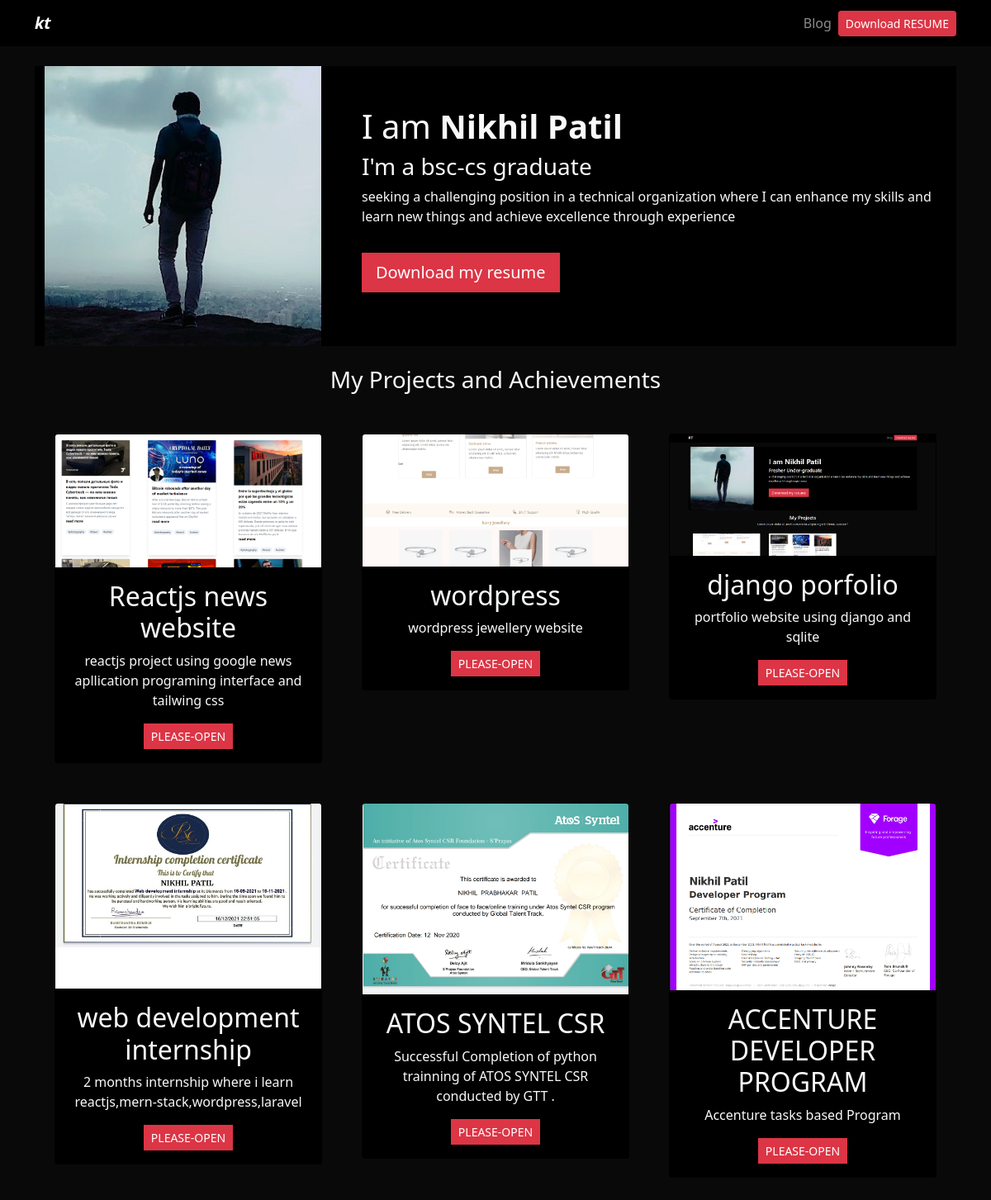
The app's page /, older data.
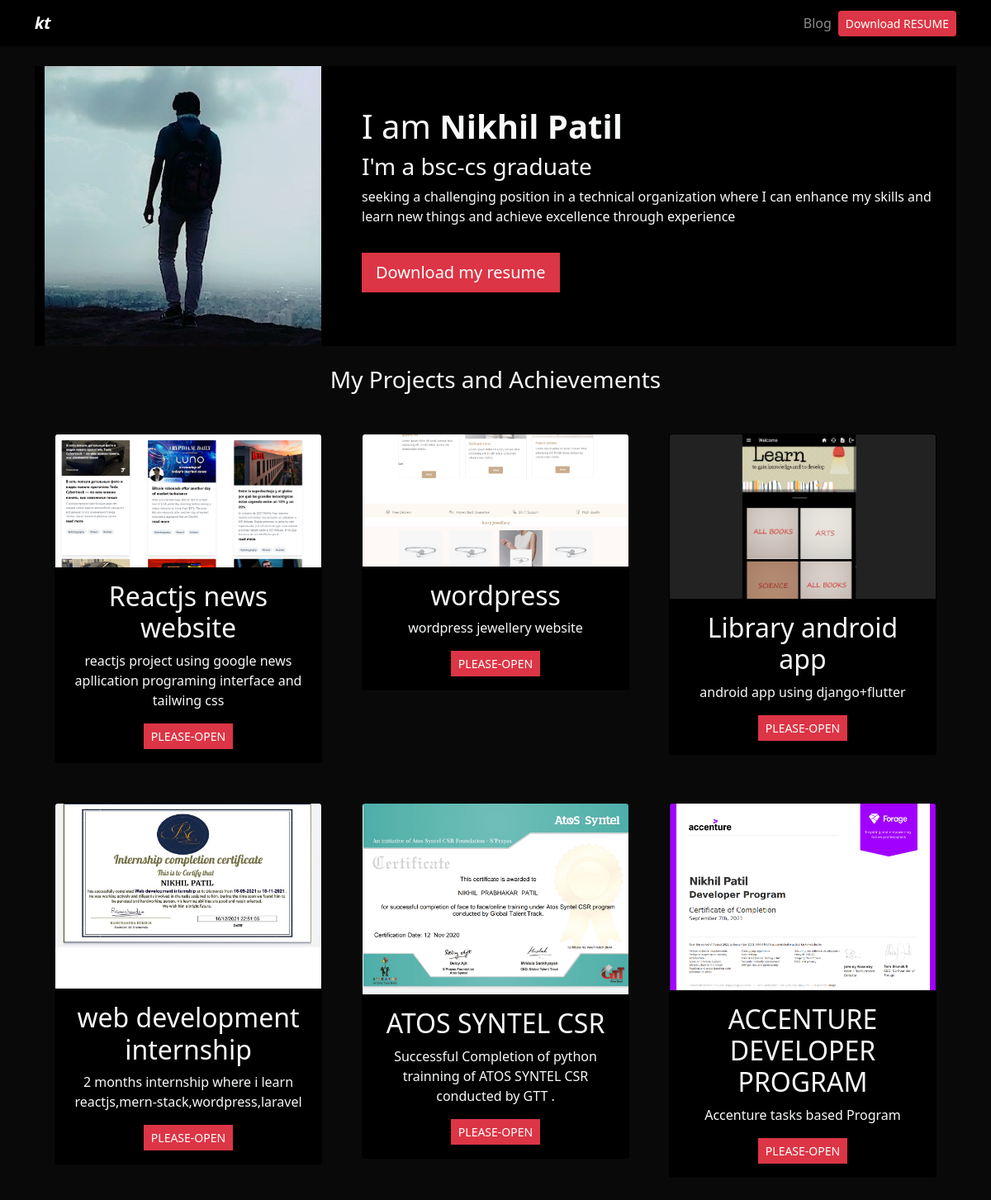
The same page, newer data.
### portfolio/models.py (models this page shows, shortened)
class Project(models.Model):
    title = CharField(max_length=100)
    description = CharField(max_length=250)
    image = ImageField(upload_to="portfolio/images")
    url = URLField(blank=True)
    date = DateField(default=date.today)

### portfolio/views.py (the view)
# urls.py: 2. Add a URL to urlpatterns:  path('', views.home, name='home')
def home(request):
    projects = Project.objects.all()
    return render(request, "home.html", {"projects": projects})

### portfolio/templates/home.html (shortened to what this page needs)
{% extends 'layout.html' %}
{% block content %}
{% load static %}
<header class="row bg-black">
  <div class="col-md-4">
    <img src="{% static 'portfolio/profile.jpg' %}" />
  </div>
  <div class="col-md-8 my-auto p-4">
    <h1>I am <strong>Nikhil Patil</strong></h1>
    <h3>I'm a bsc-cs graduate</h3>
    <p>seeking a challenging position in a technical organization where I can enhance my skills and
      learn new things and achieve excellence through experience</p>
    <a class="btn btn-danger btn-lg rounded-0 my-3" href="{% static 'portfolio/cv.pdf' %}">Download my resume</a>
  </div>
</header>
<div class="row my-4 text-center">
  <h3>My Projects and Achievements</h3>
  {% for project in projects %}
  <div class="col-md-4 p-4">
    <div class="card bg-black card-project">
      <img src="{{project.image.url }}" class="card-img-top" />
      <div class="card-body">
        <h2>{{ project.title }}</h2>
        <p>{{ project.description }}</p>
        {% if project.url %}
        <a href="{{project.url}}" class="btn btn-danger rounded-0 btn-sm" target="__blank" rel="noreferrer">PLEASE-OPEN</a>
        {% endif %}
      </div>
    </div>
  </div>
  {% endfor %}
</div>
{% endblock %}

Row changes from the older to the newer data that the page shows:
changed Project: image: a different picture; title "django porfolio" → "Library android app"; description "portfolio website using django and sqlite" → "android app using django+flutter"
